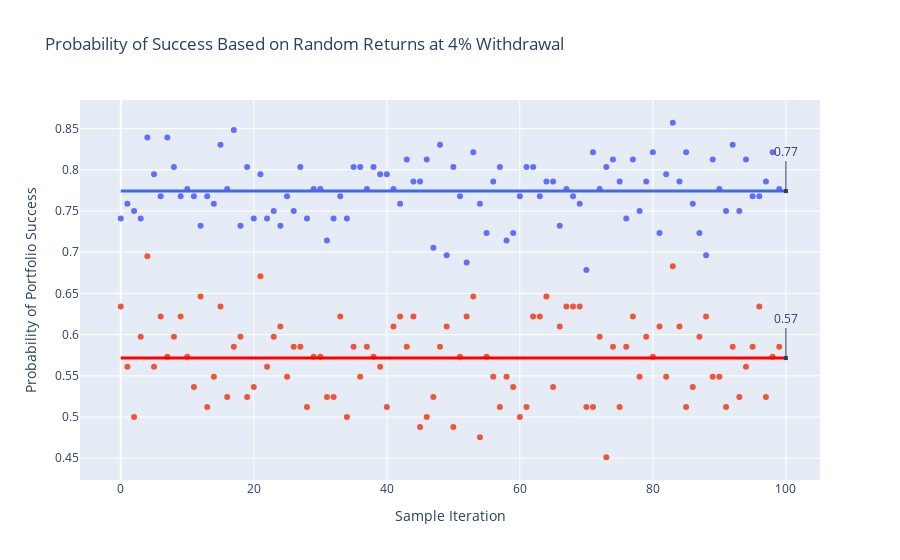

Write notebook code for a chart like this one.
### Code cell
fig = go.Figure()
fig.add_trace(go.Scatter(x=np.arange(100), y=prob_rand_30, mode='markers', name='30-yr random'))
fig.add_trace(go.Scatter(x=np.arange(100), y=prob_rand_60, mode='markers', name='60-yr random'))
fig.add_shape(
        go.layout.Shape(type="line", x0=0, y0=mean(prob_rand_30), x1=100, y1=mean(prob_rand_30), line=dict(
                color="RoyalBlue",
                width=3
            )))
fig.add_shape(
        go.layout.Shape(type="line", x0=0, y0=mean(prob_rand_60), x1=100, y1=mean(prob_rand_60), line=dict(
                color="Red",
                width=3)))
fig.update_layout(
    showlegend=False,
    annotations=[
        go.layout.Annotation(
            x=100,
            y=mean(prob_rand_30),
            xref="x",
            yref="y",
            text=round(mean(prob_rand_30),2),
            showarrow=True,
            arrowhead=7,
            ax=0,
            ay=-40
        ),
        go.layout.Annotation(
            x=100,
            y=mean(prob_rand_60),
            xref="x",
            yref="y",
            text=round(mean(prob_rand_60),2),
            showarrow=True,
            arrowhead=7,
            ax=0,
            ay=-40
        )
    ]
)

fig.update_layout(title='Probability of Success Based on Random Returns at 4% Withdrawal',
                   xaxis_title='Sample Iteration',
                   yaxis_title='Probability of Portfolio Success')

fig.show()
fig.write_image('images/portfolio_success_random_4pct.png')

### Figure 1 — Plotly figure (JSON) as saved in the notebook; plotly's stock layout.template omitted (floating-point values rounded to 4 significant figures)
{"data": [{"mode": "markers", "name": "30-yr random", "type": "scatter", "x": [0, 1, 2, 3, 4, 5, 6, 7, 8, 9, 10, 11, 12, 13, 14, 15, 16, 17, 18, 19, 20, 21, 22, 23, 24, 25, 26, 27, 28, 29, 30, 31, 32, 33, 34, 35, 36, 37, 38, 39, 40, 41, 42, 43, 44, 45, 46, 47, 48, 49, 50, 51, 52, 53, 54, 55, 56, 57, 58, 59, 60, 61, 62, 63, 64, 65, 66, 67, 68, 69, 70, 71, 72, 73, 74, 75, 76, 77, 78, 79, 80, 81, 82, 83, 84, 85, 86, 87, 88, 89, 90, 91, 92, 93, 94, 95, 96, 97, 98, 99], "y": [0.7411, 0.7589, 0.75, 0.7411, 0.8393, 0.7946, 0.7679, 0.8393, 0.8036, 0.7679, 0.7768, 0.7679, 0.7321, 0.7679, 0.7589, 0.8304, 0.7768, 0.8482, 0.7321, 0.8036, 0.7411, 0.7946, 0.7411, 0.75, 0.7321, 0.7679, 0.75, 0.8036, 0.7411, 0.7768, 0.7768, 0.7143, 0.7411, 0.7679, 0.7411, 0.8036, 0.8036, 0.7768, 0.8036, 0.7946, 0.7946, 0.7768, 0.7589, 0.8125, 0.7857, 0.7857, 0.8125, 0.7054, 0.8304, 0.6964, 0.8036, 0.7679, 0.6875, 0.8214, 0.7589, 0.7232, 0.7857, 0.8036, 0.7143, 0.7232, 0.7679, 0.8036, 0.8036, 0.7679, 0.7857, 0.7857, 0.7321, 0.7768, 0.7679, 0.7589, 0.6786, 0.8214, 0.7768, 0.8036, 0.8125, 0.7857, 0.7411, 0.8125, 0.75, 0.7857, 0.8214, 0.7232, 0.7946, 0.8571, 0.7857, 0.8214, 0.7589, 0.7232, 0.6964, 0.8125, 0.7768, 0.75, 0.8304, 0.75, 0.8125, 0.7679, 0.7679, 0.7857, 0.8214, 0.7768]}, {"mode": "markers", "name": "60-yr random", "type": "scatter", "x": [0, 1, 2, 3, 4, 5, 6, 7, 8, 9, 10, 11, 12, 13, 14, 15, 16, 17, 18, 19, 20, 21, 22, 23, 24, 25, 26, 27, 28, 29, 30, 31, 32, 33, 34, 35, 36, 37, 38, 39, 40, 41, 42, 43, 44, 45, 46, 47, 48, 49, 50, 51, 52, 53, 54, 55, 56, 57, 58, 59, 60, 61, 62, 63, 64, 65, 66, 67, 68, 69, 70, 71, 72, 73, 74, 75, 76, 77, 78, 79, 80, 81, 82, 83, 84, 85, 86, 87, 88, 89, 90, 91, 92, 93, 94, 95, 96, 97, 98, 99], "y": [0.6341, 0.561, 0.5, 0.5976, 0.6951, 0.561, 0.622, 0.5732, 0.5976, 0.622, 0.5732, 0.5366, 0.6463, 0.5122, 0.5488, 0.6341, 0.5244, 0.5854, 0.5976, 0.5244, 0.5366, 0.6707, 0.561, 0.5976, 0.6098, 0.5488, 0.5854, 0.5854, 0.5122, 0.5732, 0.5732, 0.5244, 0.5244, 0.622, 0.5, 0.5854, 0.5488, 0.5854, 0.5732, 0.561, 0.5122, 0.6098, 0.622, 0.5854, 0.622, 0.4878, 0.5, 0.5244, 0.5854, 0.6098, 0.4878, 0.5732, 0.622, 0.6463, 0.4756, 0.5732, 0.5488, 0.5122, 0.5488, 0.5366, 0.5, 0.5122, 0.622, 0.622, 0.6463, 0.5366, 0.6098, 0.6341, 0.6341, 0.6341, 0.5122, 0.5122, 0.5976, 0.4512, 0.5854, 0.5122, 0.5854, 0.622, 0.5488, 0.5976, 0.5732, 0.6098, 0.5488, 0.6829, 0.6098, 0.5122, 0.5366, 0.5976, 0.622, 0.5488, 0.5488, 0.5122, 0.5854, 0.5244, 0.561, 0.5854, 0.6341, 0.5244, 0.5732, 0.5854]}], "layout": {"annotations": [{"arrowhead": 7, "ax": 0, "ay": -40, "showarrow": true, "text": "0.77", "x": 100, "xref": "x", "y": 0.7742, "yref": "y"}, {"arrowhead": 7, "ax": 0, "ay": -40, "showarrow": true, "text": "0.57", "x": 100, "xref": "x", "y": 0.5716, "yref": "y"}], "shapes": [{"line": {"color": "RoyalBlue", "width": 3}, "type": "line", "x0": 0, "x1": 100, "y0": 0.7742, "y1": 0.7742}, {"line": {"color": "Red", "width": 3}, "type": "line", "x0": 0, "x1": 100, "y0": 0.5716, "y1": 0.5716}], "showlegend": false, "title": {"text": "Probability of Success Based on Random Returns at 4% Withdrawal"}, "xaxis": {"title": {"text": "Sample Iteration"}}, "yaxis": {"title": {"text": "Probability of Portfolio Success"}}}}
